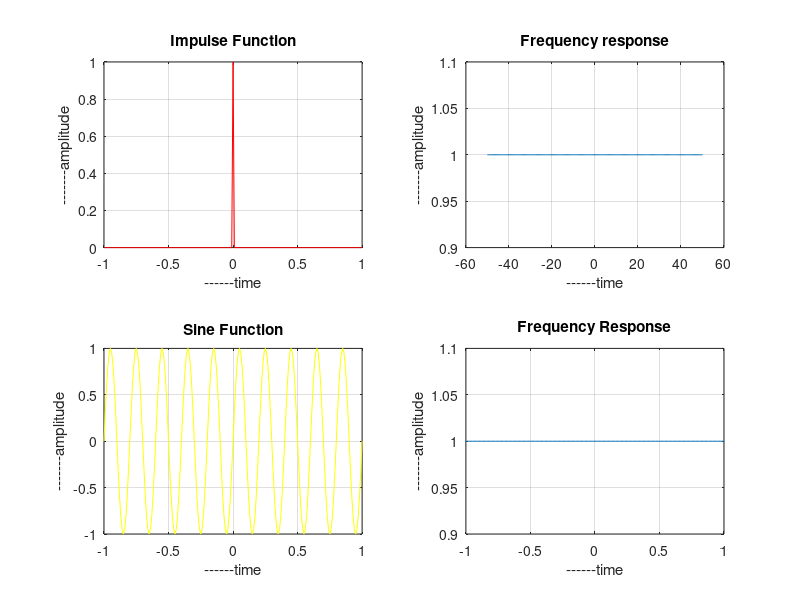

Write MATLAB code to recreate this figure.
clc;
close all;
clear all;
fm=input('Enter frequency of message')
t=-1:.01:1;
x=(t==0);
y=sin(2*pi*fm*t);
fs=100;
n=length(t);
xt=fftshift(fft(x,n)/n);
yt=fftshift(fft(y,n)/n);
f=linspace(-fs/2, fs/2, n);

subplot(2, 2, 1);
plot(t, x, 'r');
title('Impulse Function');
xlabel('------time');
ylabel('-------amplitude');
grid on;

subplot(2, 2, 2);
plot(f, ceil(abs(xt)));
title('Frequency response');
xlabel('------time');
ylabel('-------amplitude');
grid on;


subplot(2, 2, 3);
plot(t, y, 'y');
title('Sine Function');
xlabel('------time');
ylabel('-------amplitude');
grid on;



subplot(2, 2, 4);
plot(t, ceil(abs(yt)));
title('Frequency Response');
xlabel('------time');
ylabel('-------amplitude');
grid on;


%part 2

%fs=5*fm;
% t1=-1:1/fm:1;
% y1=sin(2*pi*fm*t1);
% subplot(2,1,1);
% plot(t, y);
% title('Aliasing');
% xlabel('Time');
% ylabel('Amplitude');
% hold on
% stem(t1, y1)
% grid on
% hold off
% 
% fs=1.5*fm;
% t1=-1:1/fs:1;
% y1=sin(2*pi*fm*t1);
% subplot(2, 1, 2);
% plot(t, y);
% title('Aliasing');
% xlabel('Time');
% ylabel('Amplitude');
% hold on
% stem(t1, y1)
% grid on
% hold off





